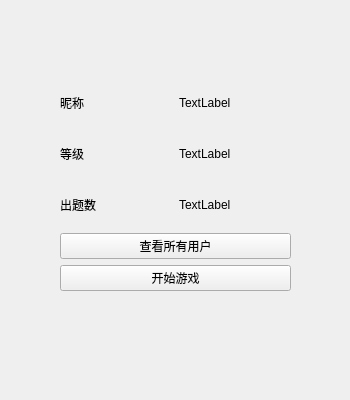
<?xml version="1.0" encoding="UTF-8"?>
<ui version="4.0">
 <class>questionerReadyWidget</class>
 <widget class="QWidget" name="questionerReadyWidget">
  <property name="geometry">
   <rect>
    <x>0</x>
    <y>0</y>
    <width>350</width>
    <height>400</height>
   </rect>
  </property>
  <property name="windowTitle">
   <string>Form</string>
  </property>
  <widget class="QWidget" name="">
   <property name="geometry">
    <rect>
     <x>60</x>
     <y>80</y>
     <width>231</width>
     <height>211</height>
    </rect>
   </property>
   <layout class="QVBoxLayout" name="verticalLayout_2">
    <item>
     <layout class="QGridLayout" name="gridLayout_2">
      <item row="0" column="0">
       <widget class="QLabel" name="nicknameLabel_2">
        <property name="text">
         <string>昵称</string>
        </property>
       </widget>
      </item>
      <item row="0" column="1">
       <widget class="QLabel" name="nicknameShow_2">
        <property name="text">
         <string>TextLabel</string>
        </property>
       </widget>
      </item>
      <item row="1" column="0">
       <widget class="QLabel" name="gradeLabel_2">
        <property name="text">
         <string>等级</string>
        </property>
       </widget>
      </item>
      <item row="1" column="1">
       <widget class="QLabel" name="gradeShow_2">
        <property name="text">
         <string>TextLabel</string>
        </property>
       </widget>
      </item>
      <item row="2" column="0">
       <widget class="QLabel" name="questionCntLabel">
        <property name="text">
         <string>出题数</string>
        </property>
       </widget>
      </item>
      <item row="2" column="1">
       <widget class="QLabel" name="questionCntShow">
        <property name="text">
         <string>TextLabel</string>
        </property>
       </widget>
      </item>
     </layout>
    </item>
    <item>
     <widget class="QPushButton" name="allUserBtn_2">
      <property name="text">
       <string>查看所有用户</string>
      </property>
     </widget>
    </item>
    <item>
     <widget class="QPushButton" name="startBtn_2">
      <property name="text">
       <string>开始游戏</string>
      </property>
     </widget>
    </item>
   </layout>
  </widget>
 </widget>
 <resources/>
 <connections/>
</ui>
